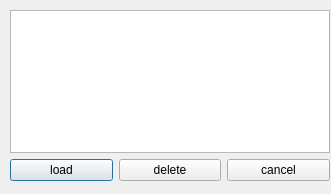
<?xml version="1.0" encoding="UTF-8"?>
<ui version="4.0">
 <class>Dialog</class>
 <widget class="QDialog" name="Dialog">
  <property name="geometry">
   <rect>
    <x>0</x>
    <y>0</y>
    <width>331</width>
    <height>194</height>
   </rect>
  </property>
  <property name="windowTitle">
   <string>Dialog</string>
  </property>
  <widget class="QWidget" name="verticalLayoutWidget">
   <property name="geometry">
    <rect>
     <x>10</x>
     <y>10</y>
     <width>320</width>
     <height>171</height>
    </rect>
   </property>
   <layout class="QVBoxLayout" name="verticalLayout">
    <item>
     <widget class="QListWidget" name="objectNames"/>
    </item>
    <item>
     <layout class="QHBoxLayout" name="horizontalLayout">
      <item>
       <widget class="QPushButton" name="loadButton">
        <property name="text">
         <string>load</string>
        </property>
       </widget>
      </item>
      <item>
       <widget class="QPushButton" name="deleteButton">
        <property name="text">
         <string>delete</string>
        </property>
       </widget>
      </item>
      <item>
       <widget class="QPushButton" name="cancelButton">
        <property name="text">
         <string>cancel</string>
        </property>
       </widget>
      </item>
     </layout>
    </item>
   </layout>
  </widget>
 </widget>
 <resources/>
 <connections/>
</ui>
